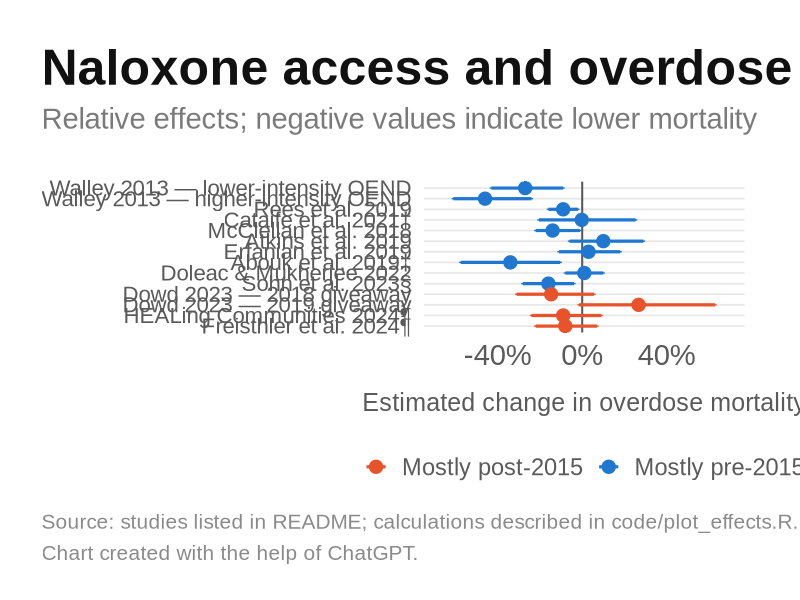
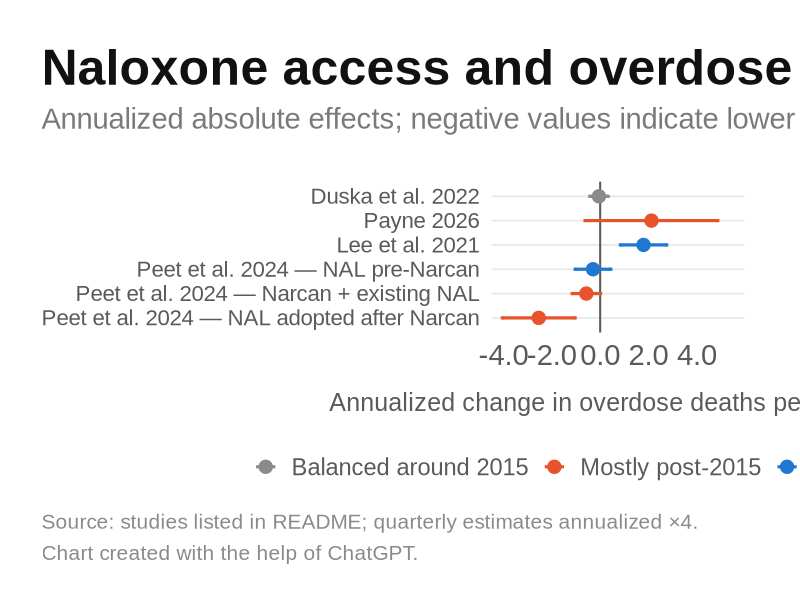

Here is the R script that generated these plots, in order:
library(dplyr)
library(ggplot2)
library(readr)
library(scales)

# Palette / house style
cf_ink    <- "#111111"
cf_mute   <- "#8A8A8A"
cf_grid   <- "#E8E8E8"
cf_axis   <- "#5A5A5A"
cf_sub    <- "#7A7A7A"
cf_orange <- "#E8532B"
cf_blue   <- "#1F77D0"

# Era colors used in these figures
# Blue = mostly pre-2015; orange = mostly post-2015; gray = balanced.
era_cols <- c(
  "Mostly pre-2015" = cf_blue,
  "Mostly post-2015" = cf_orange,
  "Balanced around 2015" = cf_mute
)

theme_cf <- function(title_size = 36) {
  theme_minimal(base_family = "Liberation Sans", base_size = 20) +
    theme(
      plot.background    = element_rect(fill = "white", color = NA),
      panel.background   = element_rect(fill = "white", color = NA),
      panel.grid.minor   = element_blank(),
      panel.grid.major.x = element_blank(),
      panel.grid.major.y = element_line(color = cf_grid, linewidth = 0.6),
      axis.text          = element_text(color = cf_axis, size = 21),
      axis.ticks         = element_blank(),
      plot.title         = element_text(face = "bold", size = title_size,
                                        color = cf_ink, margin = margin(b = 10)),
      plot.subtitle      = element_text(size = 21, color = cf_sub,
                                        margin = margin(b = 34)),
      plot.caption       = element_text(size = 15, color = cf_mute, hjust = 0,
                                        lineheight = 1.25, margin = margin(t = 26)),
      plot.title.position   = "plot",
      plot.caption.position = "plot",
      plot.margin        = margin(36, 40, 26, 30)
    )
}

cf_caption <- function(source) {
  paste0("Source: ", source, "\nChart created with the help of ChatGPT.")
}

cf_save <- function(p, path) {
  ggsave(path, p, device = ragg::agg_png,
         width = 1600, height = 900, units = "px", dpi = 100, bg = "white")
}

relative <- tibble::tribble(
  ~study, ~estimate, ~lower, ~upper, ~era,
  "Walley 2013 — lower-intensity OEND", -27.0, -43.0, -9.0, "Mostly pre-2015",
  "Walley 2013 — higher-intensity OEND", -46.0, -61.0, -24.0, "Mostly pre-2015",
  "Rees et al. 2019", -9.0, -16.0, -2.0, "Mostly pre-2015",
  "Cataife et al. 2021†", -0.2, -20.5, 25.3, "Mostly pre-2015",
  "McClellan et al. 2018", -14.0, -22.0, -1.0, "Mostly pre-2015",
  "Atkins et al. 2019", 10.0, -6.0, 29.0, "Mostly pre-2015",
  "Erfanian et al. 2019", 3.0, -11.0, 18.0, "Mostly pre-2015",
  "Abouk et al. 2019‡", -34.0, -57.5, -10.4, "Mostly pre-2015",
  "Doleac & Mukherjee 2022", 1.0, -8.0, 10.0, "Mostly pre-2015",
  "Sohn et al. 2023§", -16.0, -28.1, -3.9, "Mostly pre-2015",
  "Dowd 2023 — 2018 giveaway", -14.7, -31.0, 5.6, "Mostly post-2015",
  "Dowd 2023 — 2019 giveaway", 26.7, -1.5, 62.9, "Mostly post-2015",
  "HEALing Communities 2024¶", -9.0, -24.0, 9.0, "Mostly post-2015",
  "Freisthler et al. 2024¶", -8.0, -22.0, 7.0, "Mostly post-2015"
)

payne_est <- 2.12
payne_se <- 1.40

absolute <- tibble::tribble(
  ~study, ~estimate, ~lower, ~upper, ~era, ~scaling,
  "Duska et al. 2022", -0.05, -0.43, 0.33, "Balanced around 2015", "Annual estimate",
  "Payne 2026", payne_est, payne_est - 1.96 * payne_se, payne_est + 1.96 * payne_se, "Mostly post-2015", "Annual estimate",
  "Lee et al. 2021", (1344.3 / 3000) * 4, (627.1 / 3000) * 4, (2061.6 / 3000) * 4, "Mostly pre-2015", "Quarterly × 4",
  "Peet et al. 2024 — NAL pre-Narcan", -0.074 * 4, (-0.074 - 1.96 * 0.094) * 4, (-0.074 + 1.96 * 0.094) * 4, "Mostly pre-2015", "Quarterly × 4",
  "Peet et al. 2024 — Narcan + existing NAL", -0.143 * 4, (-0.143 - 1.96 * 0.075) * 4, (-0.143 + 1.96 * 0.075) * 4, "Mostly post-2015", "Quarterly × 4",
  "Peet et al. 2024 — NAL adopted after Narcan", -0.635 * 4, (-0.635 - 1.96 * 0.192) * 4, (-0.635 + 1.96 * 0.192) * 4, "Mostly post-2015", "Quarterly × 4"
)

forest_cf <- function(dat, title, subtitle, xlab, caption, xlim = NULL,
                      percent_axis = FALSE) {
  p <- dat %>%
    mutate(study = factor(study, levels = rev(study))) %>%
    ggplot(aes(x = estimate, y = study, color = era)) +
    geom_vline(xintercept = 0, color = cf_axis, linewidth = 0.7) +
    geom_errorbarh(aes(xmin = lower, xmax = upper),
                   height = 0.13, linewidth = 1.1) +
    geom_point(size = 4.2) +
    scale_color_manual(values = era_cols, name = NULL) +
    labs(
      title = title,
      subtitle = subtitle,
      caption = caption,
      x = xlab,
      y = NULL
    ) +
    theme_cf() +
    theme(
      axis.text.y = element_text(size = 16),
      axis.title.x = element_text(color = cf_axis, size = 18, margin = margin(t = 16)),
      legend.position = "bottom",
      legend.text = element_text(size = 17, color = cf_axis),
      legend.margin = margin(t = 8)
    )

  if (percent_axis) {
    p <- p + scale_x_continuous(labels = label_number(suffix = "%"))
  } else {
    p <- p + scale_x_continuous(labels = label_number(accuracy = 0.1))
  }

  if (!is.null(xlim)) p <- p + coord_cartesian(xlim = xlim)
  p
}

p_relative <- forest_cf(
  relative,
  title = "Naloxone access and overdose mortality",
  subtitle = "Relative effects; negative values indicate lower mortality",
  xlab = "Estimated change in overdose mortality",
  caption = cf_caption("studies listed in README; calculations described in code/plot_effects.R."),
  xlim = c(-68, 70),
  percent_axis = TRUE
)

p_absolute <- forest_cf(
  absolute,
  title = "Naloxone access and overdose mortality",
  subtitle = "Annualized absolute effects; negative values indicate lower mortality",
  xlab = "Annualized change in overdose deaths per 100,000",
  caption = cf_caption("studies listed in README; quarterly estimates annualized ×4."),
  xlim = c(-4, 5.5),
  percent_axis = FALSE
)

dir.create("figures", showWarnings = FALSE)
dir.create("data", showWarnings = FALSE)

cf_save(p_relative, "figures/relative_effects.png")
cf_save(p_absolute, "figures/annualized_absolute_effects.png")

bind_rows(
  relative %>% mutate(panel = "Relative (%)", unit = "percent", scaling = "As reported"),
  absolute %>% mutate(panel = "Annualized absolute", unit = "deaths per 100k per year")
) %>%
  write_csv("data/effects_reproduced.csv")
